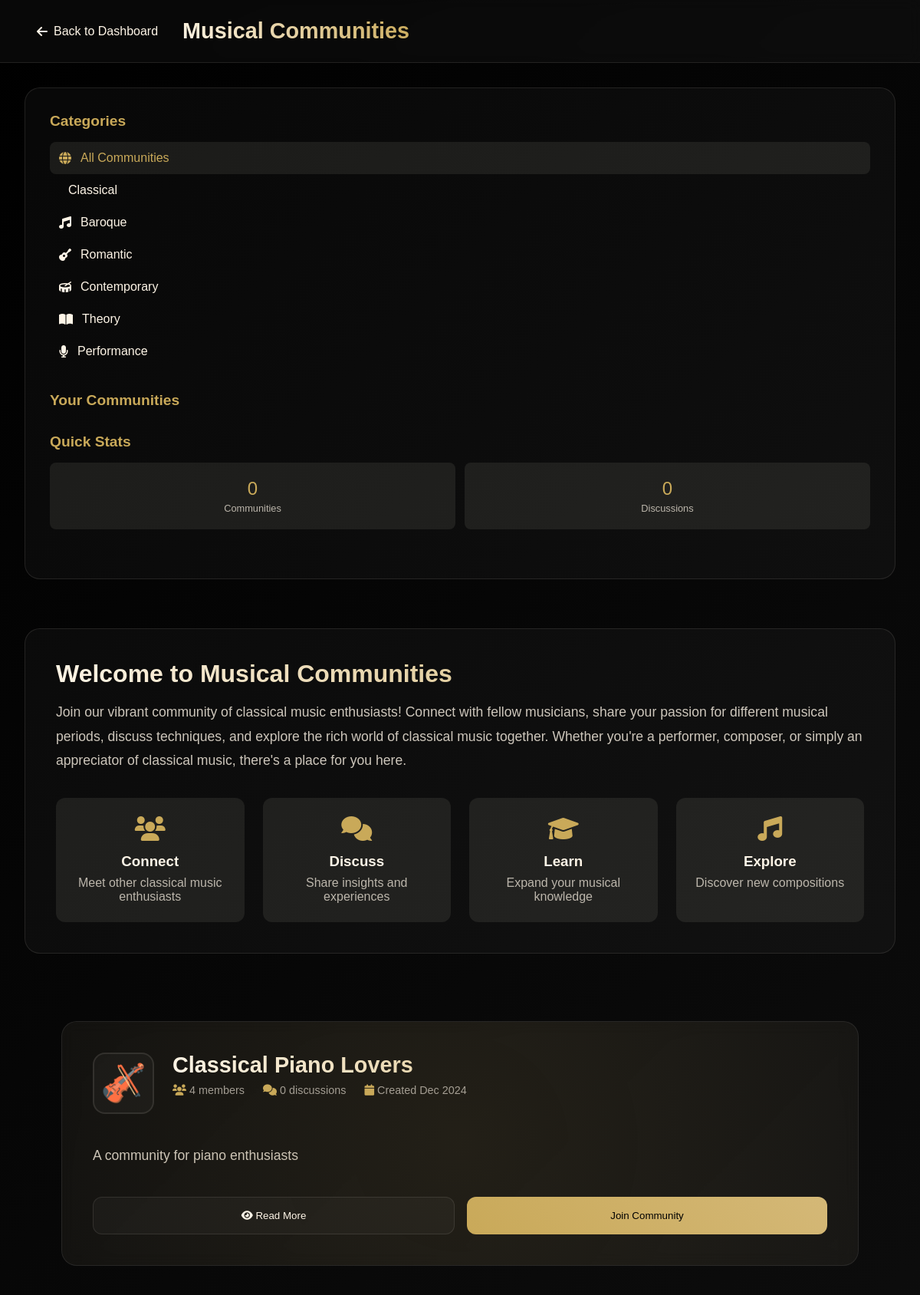
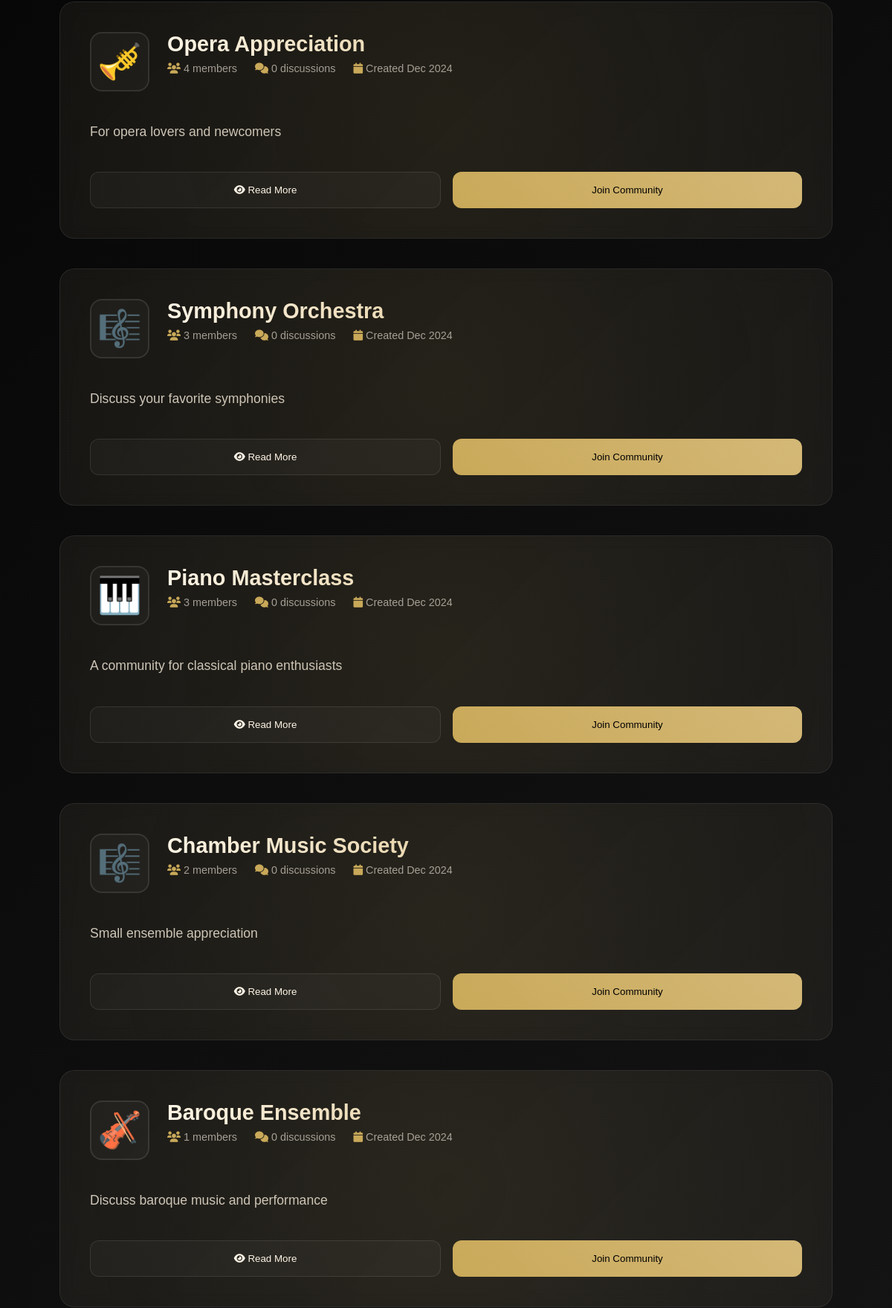
Page /pages/communities/index.php (signed in, upper part) on the committed database (2 pictures, top to bottom).
### tables this page shows
CREATE TABLE `communities` (
  `community_id` int(11) NOT NULL,
  `name` varchar(100) NOT NULL,
  `description` text DEFAULT NULL,
  `creator_id` int(11) DEFAULT NULL,
  `created_at` timestamp NOT NULL DEFAULT current_timestamp(),
  `image_path` varchar(255) DEFAULT NULL,
  `created_by` int(11) DEFAULT NULL,
  `category` enum('Classical','Baroque','Romantic','Contemporary','Theory','Performance','General') NOT NULL DEFAULT 'General',
  `rules` text DEFAULT NULL,
  `guidelines` text DEFAULT NULL
);

### pages/communities/index.php (the view, shortened to what this page needs)
<?php
require_once '../../includes/db.php';
$user_id = $_SESSION['user_id'];
$selected_category = isset($_GET['category']) ? $_GET['category'] : 'all';
$query = "
   SELECT
       c.*,
       COUNT(DISTINCT cm.user_id) as member_count,
       COUNT(DISTINCT d.discussion_id) as discussion_count,
       MAX(CASE WHEN cm.user_id = ? THEN 1 ELSE 0 END) as is_member
   FROM communities c
   LEFT JOIN community_members cm ON c.community_id = cm.community_id
   LEFT JOIN discussions d ON c.community_id = d.community_id
   WHERE 1=1";
$query .= " GROUP BY c.community_id ORDER BY member_count DESC";
$stmt = $conn->prepare($query);
if ($selected_category !== 'all') {
    $stmt->bind_param("is", $user_id, $selected_category);
} else {
    $stmt->bind_param("i", $user_id);
}
$stmt->execute();
$communities = $stmt->get_result()->fetch_all(MYSQLI_ASSOC);
$stats = $conn->prepare("
    SELECT
        (SELECT COUNT(DISTINCT c.community_id)
         FROM communities c
         JOIN community_members cm ON c.community_id = cm.community_id
         WHERE cm.user_id = ?) as joined_communities,
        (SELECT COUNT(DISTINCT d.discussion_id)
         FROM discussions d
         WHERE d.user_id = ?) as user_discussions
    FROM dual
");
$stats->bind_param("ii", $user_id, $user_id);
$stats->execute();
$stats_result = $stats->get_result();
$stats_data = $stats_result->fetch_assoc();
?>
<!DOCTYPE html>
<html lang="en">
<head>
    <link rel="stylesheet" href="https://cdnjs.cloudflare.com/ajax/libs/font-awesome/6.0.0/css/all.min.css">
</head>
<body>
    <nav class="navbar">
        <div class="nav-content">
            <div class="nav-left">
                <a href="../dashboard/enthusiast/enthusiast_dashboard.php" class="back-btn">
                    <i class="fas fa-arrow-left"></i>
                    Back to Dashboard
                </a>
                <h1 class="page-title">Musical Communities</h1>
            </div>
        </div>
    </nav>
    <div class="page-container">
        <aside class="communities-sidebar">
            <div class="sidebar-section">
                <h3>Categories</h3>
                <ul class="category-list">
                    <li class="<?php echo $selected_category === 'all' ? 'active' : ''; ?>">
                        <a href="?category=all"><i class="fas fa-globe"></i> All Communities</a>
                    </li>
                    <?php
                    $categories = ['Classical', 'Baroque', 'Romantic', 'Contemporary', 'Theory', 'Performance'];
                    $icons = [
                        'Classical' => 'violin',
                        'Baroque' => 'music',
                        'Romantic' => 'guitar',
                        'Contemporary' => 'drum',
                        'Theory' => 'book-open',
                        'Performance' => 'microphone'
                    ];
                    foreach ($categories as $category): ?>
                        <li class="<?php echo $selected_category === $category ? 'active' : ''; ?>">
                            <a href="?category=<?php echo urlencode($category); ?>">
                                <i class="fas fa-<?php echo $icons[$category]; ?>"></i>
                                <?php echo $category; ?>
                            </a>
                        </li>
                    <?php endforeach; ?>
                </ul>
            </div>
            <div class="sidebar-section">
                <h3>Your Communities</h3>
            </div>
            <div class="sidebar-section">
                <h3>Quick Stats</h3>
                <div class="stats-grid">
                    <div class="stat-item">
                        <span class="stat-value"><?php echo $stats_data['joined_communities'] ?? 0; ?></span>
                        <span class="stat-label">Communities</span>
                    </div>
                    <div class="stat-item">
                        <span class="stat-value"><?php echo $stats_data['user_discussions'] ?? 0; ?></span>
                        <span class="stat-label">Discussions</span>
                    </div>
                </div>
            </div>
        </aside>
        <main class="main-content">
            <div class="welcome-section">
                <h2>Welcome to Musical Communities</h2>
                <p class="welcome-text">
                    Join our vibrant community of classical music enthusiasts! Connect with fellow musicians,
                    share your passion for different musical periods, discuss techniques, and explore the rich
                    world of classical music together. Whether you're a performer, composer, or simply an
                    appreciator of classical music, there's a place for you here.
                </p>
                <div class="feature-grid">
                    <div class="feature">
                        <i class="fas fa-users"></i>
                        <h3>Connect</h3>
                        <p>Meet other classical music enthusiasts</p>
                    </div>
                    <div class="feature">
                        <i class="fas fa-comments"></i>
                        <h3>Discuss</h3>
                        <p>Share insights and experiences</p>
                    </div>
                    <div class="feature">
                        <i class="fas fa-graduation-cap"></i>
                        <h3>Learn</h3>
                        <p>Expand your musical knowledge</p>
                    </div>
                    <div class="feature">
                        <i class="fas fa-music"></i>
                        <h3>Explore</h3>
                        <p>Discover new compositions</p>
                    </div>
                </div>
            </div>
            <div class="communities-grid">
                <?php foreach ($communities as $community): ?>
                    <div class="community-card">
                        <div class="community-header">
                            <div class="community-emoji">
                                <?php
                                $emojis = ['🎵', '🎼', '🎹', '🎻', '🎺', '🎸'];
                                echo $emojis[array_rand($emojis)];
                                ?>
                            </div>
                            <div class="community-info">
                                <h3><?php echo htmlspecialchars($community['name']); ?></h3>
                                <div class="community-stats">
                                    <span><i class="fas fa-users"></i> <?php echo $community['member_count']; ?>
                                        members</span>
                                    <span><i class="fas fa-comments"></i> <?php echo $community['discussion_count']; ?>
                                        discussions</span>
                                    <span><i class="fas fa-calendar"></i> Created
                                        <?php echo date('M Y', strtotime($community['created_at'])); ?></span>
                                </div>
                            </div>
                        </div>
                        <p class="community-description"><?php echo htmlspecialchars($community['description']); ?></p>
                        <div class="community-actions">
                            <button type="button" class="btn read-more"
                                onclick="showCommunityDetails(this.closest('.community-card'))"
                                data-community-id="<?php echo $community['community_id']; ?>">
                                <i class="fas fa-eye"></i> Read More
                            </button>
                            <button type="button"
                                class="btn join-btn <?php echo $community['is_member'] ? 'joined' : ''; ?>"
                                onclick="toggleMembership(<?php echo $community['community_id']; ?>, this)"
                                data-is-member="<?php echo $community['is_member']; ?>">
                                <?php echo $community['is_member'] ? 'Joined' : 'Join Community'; ?>
                            </button>
                        </div>
                    </div>
                <?php endforeach; ?>
            </div>
        </main>
    </div>
</body>
</html>

### rows in the picture
communities: name "Classical Piano Lovers", member_count "4", discussion_count "0", created_at "Dec 2024", description "A community for piano enthusiasts"
communities: name "Opera Appreciation", member_count "4", discussion_count "0", created_at "Dec 2024", description "For opera lovers and newcomers"
communities: name "Symphony Orchestra", member_count "3", discussion_count "0", created_at "Dec 2024", description "Discuss your favorite symphonies"
communities: name "Piano Masterclass", member_count "3", discussion_count "0", created_at "Dec 2024", description "A community for classical piano enthusiasts"
communities: name "Chamber Music Society", member_count "2", discussion_count "0", created_at "Dec 2024", description "Small ensemble appreciation"
communities: name "Baroque Ensemble", member_count "1", discussion_count "0", created_at "Dec 2024", description "Discuss baroque music and performance"

### other values in the picture
$category "Classical"
$category "Baroque"
$category "Romantic"
$category "Contemporary"
$category "Theory"
$category "Performance"
$stats_data['joined_communities'] "0"
$stats_data['user_discussions'] "0"
